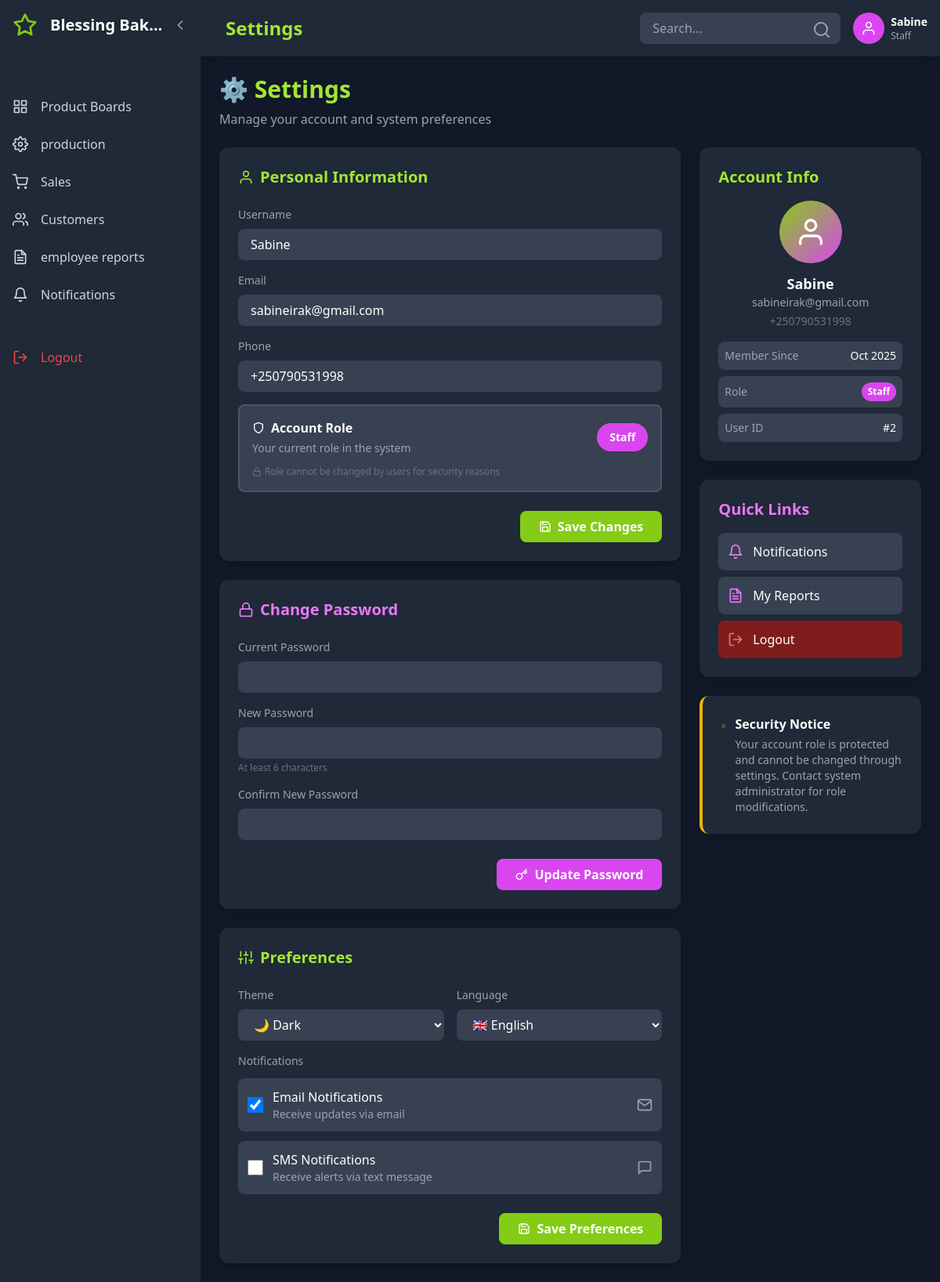
Page /?page=settings (signed in) on the earlier database version.
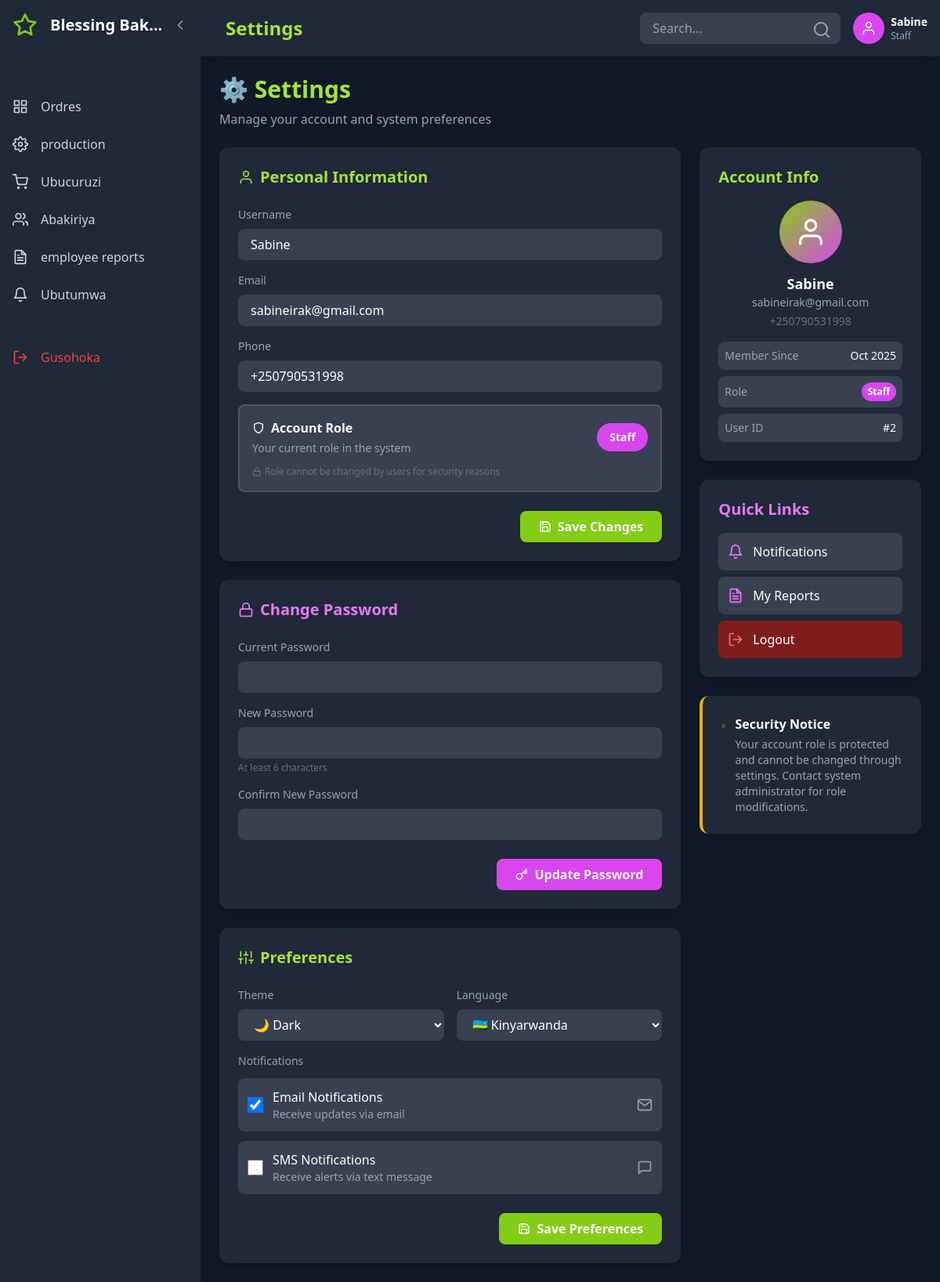
Same page on the later database version.
### tables this page shows
CREATE TABLE `user_preferences` (
  `id` int(11) NOT NULL,
  `user_id` int(11) NOT NULL,
  `email_notifications` tinyint(1) DEFAULT 1,
  `sms_notifications` tinyint(1) DEFAULT 0,
  `theme` varchar(20) DEFAULT 'dark',
  `language` varchar(10) DEFAULT 'en',
  `created_at` datetime DEFAULT current_timestamp(),
  `updated_at` datetime DEFAULT current_timestamp() ON UPDATE current_timestamp()
);

### app/views/settings.php (the view, shortened to what the changed rows need)
<div class="mb-6">
    <h2 class="text-3xl font-bold text-lime-400">⚙️ Settings</h2>
</div>
<div class="grid grid-cols-1 lg:grid-cols-3 gap-6">
    <div class="lg:col-span-2 space-y-6">
        <div class="bg-gray-800 rounded-xl p-6 shadow-lg">
            <form method="POST" class="space-y-4">
                <div class="grid grid-cols-1 md:grid-cols-2 gap-4">
                    <div>
                        <label class="block text-gray-400 text-sm mb-2">Theme</label>
                        <select name="theme" class="w-full bg-gray-700 text-white px-4 py-2 rounded-lg focus:outline-none focus:ring-2 focus:ring-lime-500">
                            <option value="dark" <?= $user_prefs['theme'] === 'dark' ? 'selected' : '' ?>>🌙 Dark</option>
                        </select>
                    </div>
                    <div>
                        <label class="block text-gray-400 text-sm mb-2">Language</label>
                        <select name="language" class="w-full bg-gray-700 text-white px-4 py-2 rounded-lg focus:outline-none focus:ring-2 focus:ring-lime-500">
                            <option value="en" <?= $user_prefs['language'] === 'en' ? 'selected' : '' ?>>🇬🇧 English</option>
                            <option value="rw" <?= $user_prefs['language'] === 'rw' ? 'selected' : '' ?>>🇷🇼 Kinyarwanda</option>
                        </select>
                    </div>
                </div>
                <div class="space-y-3">
                    <label class="flex items-center space-x-3 cursor-pointer p-3 bg-gray-700 rounded-lg hover:bg-gray-600 transition">
                        <input type="checkbox" name="email_notifications" <?= $user_prefs['email_notifications'] ? 'checked' : '' ?>
                               class="w-5 h-5 bg-gray-600 border-gray-500 rounded focus:ring-2 focus:ring-lime-500 text-lime-500">
                        <div class="flex-1">
                            <p class="text-white font-medium">Email Notifications</p>
                            <p class="text-gray-400 text-sm">Receive updates via email</p>
                        </div>
                        <i data-feather="mail" class="w-5 h-5 text-gray-400"></i>
                    </label>
                    <label class="flex items-center space-x-3 cursor-pointer p-3 bg-gray-700 rounded-lg hover:bg-gray-600 transition">
                        <input type="checkbox" name="sms_notifications" <?= $user_prefs['sms_notifications'] ? 'checked' : '' ?>
                               class="w-5 h-5 bg-gray-600 border-gray-500 rounded focus:ring-2 focus:ring-lime-500 text-lime-500">
                        <div class="flex-1">
                            <p class="text-white font-medium">SMS Notifications</p>
                            <p class="text-gray-400 text-sm">Receive alerts via text message</p>
                        </div>
                        <i data-feather="message-square" class="w-5 h-5 text-gray-400"></i>
                    </label>
                </div>
            </form>
        </div>
    </div>
</div>

### app/views/header.php (shortened to what the changed rows need)
<?php
    $user = $_SESSION['user_id'] ?? null;
    $user_role = $_SESSION['role'] ?? 'employee';
    $user_name = $_SESSION['username'] ?? 'User';
    $current_page = $_GET['page'] ?? 'dashboard';
    $theme = $_SESSION['theme'] ?? 'dark';
    $language = $_SESSION['language'] ?? 'en';
if ($user):
?>
<!DOCTYPE html>
<html lang="<?= htmlspecialchars($language) ?>" class="<?= $theme === 'dark' ? 'dark' : '' ?>">
<head>
    <script src="https://cdn.tailwindcss.com"></script>
</head>
<body class="<?= $theme === 'dark' ? 'bg-gray-900 text-white' : 'bg-gray-100 text-gray-900' ?> min-h-screen flex">
    <div id="sidebar" class="sidebar sidebar-expanded bg-gray-800 fixed h-full overflow-hidden z-50">
        <div class="p-4 flex items-center justify-between">
            <div class="flex items-center min-w-0">
                <i data-feather="star" class="text-lime-500 w-8 h-8 flex-shrink-0"></i>
                <span class="logo-text ml-4 text-xl font-bold truncate"><?php echo $conn->query("SELECT business_name FROM system_settings LIMIT 1")->fetchColumn(); ?></span>
            </div>
            <button id="sidebarToggle" class="text-gray-400 hover:text-white ml-2 flex-shrink-0">
                <i data-feather="chevron-left" class="w-5 h-5 sidebar-toggle-icon"></i>
            </button>
        </div>
        <nav class="mt-8">
            <?php if ($user_role === 'admin'): ?>
                <div class="px-4 py-2 text-xs font-semibold text-lime-400 uppercase tracking-wider">
                    <span class="nav-item-text"><?= t('dashboard') ?></span>
                </div>
                <a href="?page=dashboard" class="nav-item flex items-center px-4 py-3 text-gray-300 hover:bg-gray-700 hover:text-lime-400 transition-colors <?= $current_page === 'dashboard' ? 'bg-gray-700 text-lime-400' : '' ?>">
                    <i data-feather="pie-chart" class="w-5 h-5 flex-shrink-0"></i>
                    <span class="nav-item-text ml-4 truncate"><?= t('dashboard') ?></span>
                </a>
                <a href="?page=employees" class="nav-item flex items-center px-4 py-3 text-gray-300 hover:bg-gray-700 hover:text-lime-400 transition-colors <?= $current_page === 'employees' ? 'bg-gray-700 text-lime-400' : '' ?>">
                    <i data-feather="users" class="w-5 h-5 flex-shrink-0"></i>
                    <span class="nav-item-text ml-4 truncate"><?= t('employees') ?></span>
                </a>
                <a href="?page=raw_materials" class="nav-item flex items-center px-4 py-3 text-gray-300 hover:bg-gray-700 hover:text-lime-400 transition-colors <?= $current_page === 'raw_materials' ? 'bg-gray-700 text-lime-400' : '' ?>">
                    <i data-feather="box" class="w-5 h-5 flex-shrink-0"></i>
                    <span class="nav-item-text ml-4 truncate"><?= t('raw_materials') ?></span>
                </a>
                <a href="?page=products" class="nav-item flex items-center px-4 py-3 text-gray-300 hover:bg-gray-700 hover:text-lime-400 transition-colors <?= $current_page === 'products' ? 'bg-gray-700 text-lime-400' : '' ?>">
                    <i data-feather="package" class="w-5 h-5 flex-shrink-0"></i>
                    <span class="nav-item-text ml-4 truncate"><?= t('products') ?></span>
                </a>
                <a href="?page=product_boards" class="nav-item flex items-center px-4 py-3 text-gray-300 hover:bg-gray-700 hover:text-lime-400 transition-colors <?= $current_page === 'product_boards' ? 'bg-gray-700 text-lime-400' : '' ?>">
                    <i data-feather="grid" class="w-5 h-5 flex-shrink-0"></i>
                    <span class="nav-item-text ml-4 truncate"><?= t('product_boards') ?></span>
                </a>
                <a href="?page=suppliers" class="nav-item flex items-center px-4 py-3 text-gray-300 hover:bg-gray-700 hover:text-fuchsia-400 transition-colors <?= $current_page === 'sales' ? 'bg-gray-700 text-fuchsia-400' : '' ?>">
                    <i data-feather="shopping-cart" class="w-5 h-5 flex-shrink-0"></i>
                    <span class="nav-item-text ml-4 truncate"><?= t('sales') ?></span>
                <a href="?page=schedules" class="nav-item flex items-center px-4 py-3 text-gray-300 hover:bg-gray-700 hover:text-lime-400 transition-colors <?= $current_page === 'schedules' ? 'bg-gray-700 text-lime-400' : '' ?>">
                    <i data-feather="calendar" class="w-5 h-5 flex-shrink-0"></i>
                    <span class="nav-item-text ml-4 truncate"><?= t('schedules') ?></span>
                </a>
                <a href="?page=customers" class="nav-item flex items-center px-4 py-3 text-gray-300 hover:bg-gray-700 hover:text-lime-400 transition-colors <?= $current_page === 'customers' ? 'bg-gray-700 text-lime-400' : '' ?>">
                    <i data-feather="users" class="w-5 h-5 flex-shrink-0"></i>
                    <span class="nav-item-text ml-4 truncate"><?= t('customers') ?></span>
                </a>
                <a href="?page=admin_reports" class="nav-item flex items-center px-4 py-3 text-gray-300 hover:bg-gray-700 hover:text-lime-400 transition-colors <?= $current_page === 'admin_reports' ? 'bg-gray-700 text-lime-400' : '' ?>">
                    <i data-feather="file-text" class="w-5 h-5 flex-shrink-0"></i>
                    <span class="nav-item-text ml-4 truncate"><?= t('admin_reports') ?></span>
                </a>
                <a href="?page=notifications" class="nav-item flex items-center px-4 py-3 text-gray-300 hover:bg-gray-700 hover:text-lime-400 transition-colors <?= $current_page === 'notifications' ? 'bg-gray-700 text-lime-400' : '' ?>">
                    <i data-feather="bell" class="w-5 h-5 flex-shrink-0"></i>
                    <span class="nav-item-text ml-4 truncate"><?= t('notifications') ?></span>
                </a>
            <?php else: ?>
                <div class="px-4 py-2 text-xs font-semibold text-fuchsia-400 uppercase tracking-wider">
                </div>
                <a href="?page=product_boards" class="nav-item flex items-center px-4 py-3 text-gray-300 hover:bg-gray-700 hover:text-fuchsia-400 transition-colors <?= $current_page === 'product_boards' ? 'bg-gray-700 text-fuchsia-400' : '' ?>">
                    <i data-feather="grid" class="w-5 h-5 flex-shrink-0"></i>
                    <span class="nav-item-text ml-4 truncate"><?= t('product_boards') ?></span>
                </a>
                <a href="?page=production" class="nav-item flex items-center px-4 py-3 text-gray-300 hover:bg-gray-700 hover:text-fuchsia-400 transition-colors <?= $current_page === 'production' ? 'bg-gray-700 text-fuchsia-400' : '' ?>">
                    <i data-feather="settings" class="w-5 h-5 flex-shrink-0"></i>
                    <span class="nav-item-text ml-4 truncate"><?= t('production') ?></span>
                </a>
                <a href="?page=suppliers" class="nav-item flex items-center px-4 py-3 text-gray-300 hover:bg-gray-700 hover:text-fuchsia-400 transition-colors <?= $current_page === 'sales' ? 'bg-gray-700 text-fuchsia-400' : '' ?>">
                    <i data-feather="shopping-cart" class="w-5 h-5 flex-shrink-0"></i>
                    <span class="nav-item-text ml-4 truncate"><?= t('sales') ?></span>
                </a>
                <a href="?page=customers" class="nav-item flex items-center px-4 py-3 text-gray-300 hover:bg-gray-700 hover:text-fuchsia-400 transition-colors <?= $current_page === 'customers' ? 'bg-gray-700 text-fuchsia-400' : '' ?>">
                    <i data-feather="users" class="w-5 h-5 flex-shrink-0"></i>
                    <span class="nav-item-text ml-4 truncate"><?= t('customers') ?></span>
                </a>
                <a href="?page=employee_reports" class="nav-item flex items-center px-4 py-3 text-gray-300 hover:bg-gray-700 hover:text-fuchsia-400 transition-colors <?= $current_page === 'employee_reports' ? 'bg-gray-700 text-fuchsia-400' : '' ?>">
                    <i data-feather="file-text" class="w-5 h-5 flex-shrink-0"></i>
                    <span class="nav-item-text ml-4 truncate"><?= t('employee reports') ?></span>
                </a>
                <a href="?page=notifications" class="nav-item flex items-center px-4 py-3 text-gray-300 hover:bg-gray-700 hover:text-fuchsia-400 transition-colors <?= $current_page === 'notifications' ? 'bg-gray-700 text-fuchsia-400' : '' ?>">
                    <i data-feather="bell" class="w-5 h-5 flex-shrink-0"></i>
                    <span class="nav-item-text ml-4 truncate"><?= t('notifications') ?></span>
                </a>
            <?php endif; ?>
            <a href="?page=logout" class="nav-item flex items-center px-4 py-3 text-red-500 hover:bg-gray-700 hover:text-red-400 transition-colors mt-8">
                <i data-feather="log-out" class="w-5 h-5 flex-shrink-0"></i>
                <span class="nav-item-text ml-4 truncate"><?= t('logout') ?></span>
            </a>
        </nav>
    </div>
    <div id="mainContent" class="main-content main-expanded flex-1 transition-all duration-300">
        <header class="bg-gray-800 shadow-lg p-4 flex justify-between items-center">
            <div class="flex items-center space-x-4">
                <h1 class="text-2xl font-bold text-lime-400 capitalize"><?= str_replace('_', ' ', $current_page) ?></h1>
            </div>
            <div class="flex items-center space-x-4">
                <div class="relative hidden md:block">
                    <input type="text" placeholder="Search..." class="bg-gray-700 text-white px-4 py-2 rounded-lg focus:outline-none focus:ring-2 focus:ring-lime-500 w-64">
                    <i data-feather="search" class="absolute right-3 top-2.5 text-gray-400"></i>
                </div>
                <div class="flex items-center space-x-2">
                    <a href="?page=settings">
                        <div class="w-10 h-10 <?= $user_role === 'admin' ? 'bg-lime-500' : 'bg-fuchsia-500' ?> rounded-full flex items-center justify-center">
                            <i data-feather="user" class="w-5 h-5 text-white"></i>
                        </div>
                    </a>
                    <div class="hidden sm:block">
                        <p class="text-white font-semibold text-sm"><?= htmlspecialchars($user_name) ?></p>
                        <p class="text-gray-400 text-xs capitalize"><?= htmlspecialchars($user_role) ?></p>
                    </div>
                </div>
            </div>
        </header>
        <main class="p-6">
<?php else: ?>
<?php endif; ?>

Differences in the rows shown:
changed user_preferences "🌙 Dark": language "🇬🇧 English" → "🇷🇼 Kinyarwanda"
Other differences:
t('product_boards'): "Product Boards" → "Ordres"
t('sales'): "Sales" → "Ubucuruzi"
t('customers'): "Customers" → "Abakiriya"
t('notifications'): "Notifications" → "Ubutumwa"
t('logout'): "Logout" → "Gusohoka"
